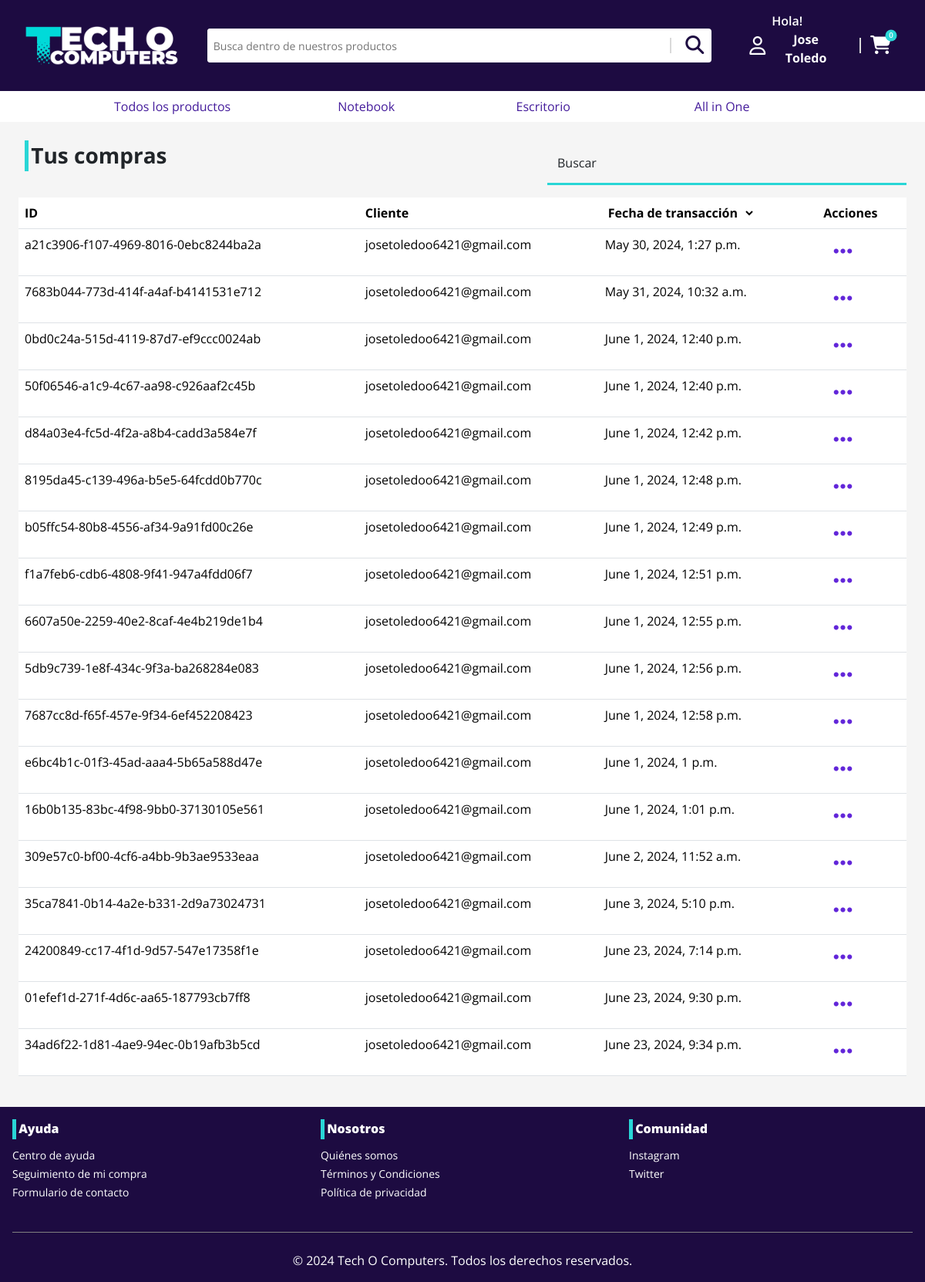
Page /my-orders/ (signed in) on the committed database.
### auth_user/models.py (models this page shows, shortened)
class User(AbstractBaseUser, PermissionsMixin):
    email = models.EmailField(unique=True)
    rut = models.CharField(max_length=12, unique=True, primary_key=True, verbose_name='RUT')
    first_name = models.CharField(max_length=30)
    last_name = models.CharField(max_length=30)
    is_staff = models.BooleanField(default=False)
    is_active = models.BooleanField(default=True)
    is_superuser = models.BooleanField(default=False)
    objects = CustomUserManager()
    USERNAME_FIELD = 'email'
    EMAIL_FIELD = 'email'
    REQUIRED_FIELDS = []
    class Meta:
        verbose_name = 'User'
        verbose_name_plural = 'Users'

### store/models.py (models this page shows, shortened)
class Recipe(models.Model):
    id = models.UUIDField(primary_key=True, default=uuid.uuid4, editable=False)
    client = models.ForeignKey(User, on_delete=models.CASCADE)
    created_at = models.DateTimeField(auto_now_add=True)
    complete = models.BooleanField(default=False)
    transaction_id = models.CharField(max_length=100, null=True)
    @property
    def get_cart_total(self):
        recipeDetails = self.recipedetails_set.all()
        total = sum([item.product.price * item.quantity for item in recipeDetails])
        return total
    @property
    def get_cart_items(self):
        recipeDetails = self.recipedetails_set.all()
        total = sum([item.quantity for item in recipeDetails])
        return total

### core/views.py (the view)
# urls.py: path('my-orders/', views.userdetails, name='userdetails'),
@login_required
def userdetails(request):
    user = request.user
    orders = Recipe.objects.filter(complete=True, client=user).all()
    orderByDate = request.GET.get('orderByDate')
    if orderByDate is not None:
        if orderByDate == 'asc':
            orders = orders.order_by('created_at')
        elif orderByDate == 'desc':
            orders = orders.order_by('-created_at')
    context = {'user_orders': orders, 'user': user}
    return render(request, 'core/userdetails.html', context)

### store/views.py (called while the page is built)
def cart_data(request):
    if request.user.is_authenticated:
        recipe, created = Recipe.objects.get_or_create(client=request.user, complete=False)
        items = recipe.recipedetails_set.all()
        cartItems = recipe.get_cart_items
    else:
        items = []
        recipe = {'get_cart_total':0, 'get_cart_items':0}
        cartItems = recipe['get_cart_items']
    return {'cartItems': cartItems, 'items': items, 'recipe': recipe}

### core/templates/core/userdetails.html (shortened to what this page needs)
{% extends 'core/template.html' %}
{% load static %}
{%load humanize%}
{% block sources%}
<link rel="stylesheet" href="{% static 'css/auth.css'%}">
{% endblock sources%}
{% block content %}
<div class="p-4">
<div class="row">
  <div class="col-md-7">
    <h5 class="product-header fw-bold fs-3">Tus compras</h5>
  </div>
  <div class="col-md-5">
    <div class="form-floating mb-3">
      <input type="text" class="form-control border-0 border-bottom rounded-0 bg-transparent" name="search" id="search" placeholder="name" required onkeyup="searchOrder()">
      <label for="name">Buscar</label>
  </div>
  </div>
</div>
<table class="table ">
    <thead>
      <tr>
        <th scope="col">ID</th>
        <th scope="col">Cliente</th>
        <th scope="col">
          <form action="" method="get" id="orderForm">
            <select name="orderByDate" id="orderByDate" class="border-0 bg-transparent fw-bold">
              <option selected >Fecha de transacción</option>
            </select>
          </form>
        </th>
        <th scope="col">Acciones</th>
      </tr>
    </thead>
    <tbody id="order-table">
    {% for u in user_orders %}
      <tr scope="row">
        <td>{{ u.id }}</td>
        <td>{{ u.client }}</td>
        <td>{{ u.created_at }}</td>
        <td><button type="button" class="btn" data-bs-toggle="modal" data-bs-target="#{{u.id}}modal">
          <i class='fa-solid fa-ellipsis fs-3 color-secondary'></i>
        </button></td>
      </tr>
    {% endfor %}
    </tbody>
  </table>
</div>
{% endblock content %}

### core/templates/core/template.html (shortened to what this page needs)
{% load static %} {% load humanize %}
<!DOCTYPE html>
<html lang="en">
  <head>
    <link
      rel="stylesheet"
      href="{% static "bootstrap/css/bootstrap.min.css" %}"
    />
    <link
      rel="stylesheet"
      href="https://cdnjs.cloudflare.com/ajax/libs/font-awesome/6.5.2/css/all.min.css"
    />
    {% block sources %} {% endblock sources %}
    <link rel="stylesheet" href="{%static 'css/global.css'%}" />
  </head>
  <body class="overflow-x-hidden">
    <nav class="navbar back-primary">
      <div class="navbar-dist">
        <a class="navbar-brand" href="{% url 'index' %}">
          <img
            src="{% static 'src/logo.webp'%}"
            alt="Logo"
            width="200"
            height="auto"
            class="d-inline-block align-text-top"
          />
        </a>
        <div class="container-fuild">
          <form
            class="d-flex bg-white rounded-1 pl-1 pe-1 me-2 searchForm"
            role="search"
            action="{% url 'store'%}"
          >
            <input
              class="form-control-sm w-100 outline-0 border-0"
              type="search"
              name="search"
              autocomplete="off"
              placeholder="Busca dentro de nuestros productos"
              aria-label="Search"
            />
            <span class="divider"></span>
            <button class="bg-transparent border-0">
              <i class="fa-solid fa-magnifying-glass"></i>
            </button>
          </form>
        </div>
        <div class="" id="navbarNav">
          <div
            class="container-fluid d-flex flex-row navbar-responsive-icons align-items-center"
          >
            {% if not user.is_authenticated %}
            <a
              href="{% url 'login'%}"
              class="d-flex flex-row align-items-center text-decoration-none gap-2"
            >
              <i class="fa-regular fa-user text-white"></i>
              <div class="text-white user-navbar">
                <p class="fw-semibold mb-0">Hola!</p>
                <p class="fw-bold">Inicia Sesión</p>
              </div>
            </a>
              {% else %}
              <div class="dropdown">
                <button
                  class="btn bg-transparent d-flex flex-row align-items-center justify-content-start gap-2"
                  type="button"
                  data-bs-toggle="dropdown"
                  aria-expanded="false"
                >
                  <i class="fa-regular fa-user text-white"></i>
                  <div class="text-white user-navbar">
                    <p class="fw-semibold mb-0" style="text-align: start;">Hola!</p>
                    <p class="fw-bold">
                      {{user.first_name | title}} {{user.last_name | title}}
                    </p>
                  </div>
                </button>
              </div>
              {% endif %}
            <span class="divider"></span>
            <a
              data-bs-toggle="offcanvas"
              data-bs-target="#offcanvasRight"
              aria-controls="offcanvasRight"
            >
              <i class="fa-solid fa-cart-shopping text-white cart-icon">
                <span class="cart-quantity">{{recipe.get_cart_items}}</span>
              </i>
            </a>
          </div>
        </div>
      </div>
    </nav>
    <nav
      class="navbar bg-white color-primary justify-content-center"
      id="productNav"
    >
      <div class="product-nav-dist">
        <ul>
          <li>
            <a href="{% url 'store'%}">Todos los productos</a>
          </li>
          <li></li>
          <li>
            <a href="{% url 'store'%}?type=notebooks">Notebook</a>
          </li>
          <li>
            <a href="{% url 'store'%}?type=desktop">Escritorio</a>
          </li>
          <li>
            <a href="{% url 'store'%}?type=all-in-one">All in One</a>
          </li>
        </ul>
      </div>
    </nav>
    <div id="content" style="display: none;">
      {% block content %} {% endblock content %}
    </div>
    <footer class="back-primary">
      <div class="footer-container">
        <div class="w-full footer text-white">
          <div class="d-flex flex-column">
            <h6 class="footer-header">Ayuda</h6>
            <ul class="footer-list">
              <li>
                <a href="{% url 'helpcenter' %}">Centro de ayuda</a>
              </li>
              <li>
                <a href="{% url 'tracking' %}">Seguimiento de mi compra</a>
              </li>
              <li>
                <a href="{% url 'contactform' %}">Formulario de contacto</a>
              </li>
            </ul>
          </div>
          <div class="d-flex flex-column">
            <h6 class="footer-header">Nosotros</h6>
            <ul class="footer-list">
              <li>
                <a href="{% url 'whoweare' %}">Quiénes somos</a>
              </li>
              <li>
                <a href="{% url 'terms' %}">Términos y Condiciones</a>
              </li>
              <li>
                <a href="{% url 'ppolicy' %}">Política de privacidad</a>
              </li>
            </ul>
          </div>
          <div class="d-flex flex-column">
            <h6 class="footer-header">Comunidad</h6>
            <ul class="footer-list">
              <li>
                <a
                  href="https://www.youtube.com/watch?v=dQw4w9WgXcQ"
                  target="_blank"
                  >Instagram</a
                >
              </li>
              <li>
                <a
                  href="https://www.youtube.com/watch?v=YBS8rJvxnKo"
                  target="_blank"
                  >Twitter</a
                >
              </li>
            </ul>
          </div>
        </div>
        <span class="footer-divider"></span>
        <div>
          <p class="text-center text-white">
            &copy; 2024 Tech O Computers. Todos los derechos reservados.
          </p>
        </div>
      </div>
    </footer>
  </body>
</html>

### static/css/auth.css (style rules this page uses)
.form-control { border-color: #29d6d6 !important; border-width: 3px !important; }
label::after { background-color: transparent !important; }

### static/css/global.css (style rules this page uses)
* { font-family: "Open Sans", sans-serif; scroll-behavior: smooth; }
body, #body { background-color: #f5f5f5; }
.color-secondary { color: #6226d9 !important; }
.color-primary { color: #441b9b !important; }
.back-primary { background-color: #1d0b41; }
.fa-solid, .fa-regular { font-size: 1.5rem; color: #1d0b41; }
.navbar-dist { display: grid; grid-template-columns: 1fr 3fr 1fr; gap: 0 16px; justify-content: center; padding: 0; align-items: center; width: 100%; z-index: 4; padding: 0 2rem; }
.divider { border-left: 2px solid #d9d9d9; display: grid; height: 20px; width: 1px; margin-bottom: 12px; margin-right: 12px; margin-left: 12px; margin-top: 12px; }
.product-nav-dist ul { list-style: none; padding: 0; display: grid; margin: auto; grid-template-columns: 1fr 0.2fr 1fr 1fr 1fr; gap: 0 16px; }
#productNav ul li { padding: 0; margin: 0; width: 100%; }
.footer-header { border-left: 5px solid #29d6d6; padding: 0.2rem; font-weight: 800; }
.product-header { display: block; border-left: 5px solid #29d6d6; padding: 0.2rem; font-weight: 800; margin-left: 0.5rem; }
.footer { display: grid; gap: 32px; grid-template-columns: repeat(auto-fit, minmax(230px, 1fr)); overflow: hidden; padding: 16px; }
.footer-list { list-style: none; padding: 0; margin: 0; text-align: start; }
.footer-list li a { color: white; font-weight: 400; transition: all 5s ease-in-out; cursor: pointer; text-decoration: none; font-size: 0.871rem; line-height: 135%; }
.footer-divider { display: block; border: hidden; border-bottom: 0.5px solid #808080; margin: 24px 16px; }
.footer-container { max-width: 1280px; overflow: hidden; width: 100%; margin: auto; }
.fa-cart-shopping { cursor: pointer; }
#content > * { animation: fade-in 0.5s ease-in-out; }
.cart-icon { position: relative; }
.cart-icon::after { content: ""; width: 15px; height: 15px; background-color: #29d6d6; border-radius: 50%; position: absolute; top: 0; right: 0; transform: translate(50%, -50%); }
.cart-quantity { position: absolute; top: 0; right: 0; transform: translate(50%, -50%); color: white; font-size: 0.6rem; font-weight: 600; z-index: 1; }

### rows in the picture
Recipe: get_cart_items "0"
Recipe: id "a21c3906-f107-4969-8016-0ebc8244ba2a", client "josetoledoo6421@gmail.com", created_at "May 30, 2024, 1:27 p.m."
Recipe: id "7683b044-773d-414f-a4af-b4141531e712", client "josetoledoo6421@gmail.com", created_at "May 31, 2024, 10:32 a.m."
Recipe: id "0bd0c24a-515d-4119-87d7-ef9ccc0024ab", client "josetoledoo6421@gmail.com", created_at "June 1, 2024, 12:40 p.m."
Recipe: id "50f06546-a1c9-4c67-aa98-c926aaf2c45b", client "josetoledoo6421@gmail.com", created_at "June 1, 2024, 12:40 p.m."
Recipe: id "d84a03e4-fc5d-4f2a-a8b4-cadd3a584e7f", client "josetoledoo6421@gmail.com", created_at "June 1, 2024, 12:42 p.m."
Recipe: id "8195da45-c139-496a-b5e5-64fcdd0b770c", client "josetoledoo6421@gmail.com", created_at "June 1, 2024, 12:48 p.m."
Recipe: id "b05ffc54-80b8-4556-af34-9a91fd00c26e", client "josetoledoo6421@gmail.com", created_at "June 1, 2024, 12:49 p.m."
Recipe: id "f1a7feb6-cdb6-4808-9f41-947a4fdd06f7", client "josetoledoo6421@gmail.com", created_at "June 1, 2024, 12:51 p.m."
Recipe: id "6607a50e-2259-40e2-8caf-4e4b219de1b4", client "josetoledoo6421@gmail.com", created_at "June 1, 2024, 12:55 p.m."
Recipe: id "5db9c739-1e8f-434c-9f3a-ba268284e083", client "josetoledoo6421@gmail.com", created_at "June 1, 2024, 12:56 p.m."
Recipe: id "7687cc8d-f65f-457e-9f34-6ef452208423", client "josetoledoo6421@gmail.com", created_at "June 1, 2024, 12:58 p.m."
Recipe: id "e6bc4b1c-01f3-45ad-aaa4-5b65a588d47e", client "josetoledoo6421@gmail.com", created_at "June 1, 2024, 1 p.m."
Recipe: id "16b0b135-83bc-4f98-9bb0-37130105e561", client "josetoledoo6421@gmail.com", created_at "June 1, 2024, 1:01 p.m."
Recipe: id "309e57c0-bf00-4cf6-a4bb-9b3ae9533eaa", client "josetoledoo6421@gmail.com", created_at "June 2, 2024, 11:52 a.m."
Recipe: id "35ca7841-0b14-4a2e-b331-2d9a73024731", client "josetoledoo6421@gmail.com", created_at "June 3, 2024, 5:10 p.m."
Recipe: id "24200849-cc17-4f1d-9d57-547e17358f1e", client "josetoledoo6421@gmail.com", created_at "June 23, 2024, 7:14 p.m."
Recipe: id "01efef1d-271f-4d6c-aa65-187793cb7ff8", client "josetoledoo6421@gmail.com", created_at "June 23, 2024, 9:30 p.m."
Recipe: id "34ad6f22-1d81-4ae9-94ec-0b19afb3b5cd", client "josetoledoo6421@gmail.com", created_at "June 23, 2024, 9:34 p.m."

### other values in the picture
{{ user.first_name | title }} "Jose"
{{ user.last_name | title }} "Toledo"
